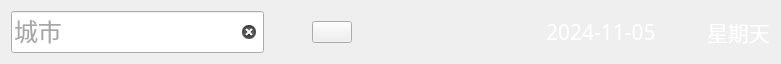
   <widget class="QWidget" name="layoutWidget">
    <property name="geometry">
     <rect>
      <x>10</x>
      <y>10</y>
      <width>781</width>
      <height>51</height>
     </rect>
    </property>
    <layout class="QHBoxLayout" name="widget1">
     <item>
      <widget class="QLineEdit" name="lineEdit">
       <property name="font">
        <font>
         <family>微软雅黑</family>
         <pointsize>18</pointsize>
        </font>
       </property>
       <property name="styleSheet">
        <string notr="true">color: rgb(167, 167, 167);</string>
       </property>
       <property name="inputMask">
        <string/>
       </property>
       <property name="text">
        <string>城市</string>
       </property>
       <property name="dragEnabled">
        <bool>false</bool>
       </property>
       <property name="readOnly">
        <bool>false</bool>
       </property>
       <property name="clearButtonEnabled">
        <bool>true</bool>
       </property>
      </widget>
     </item>
     <item>
      <spacer name="horizontalSpacer">
       <property name="orientation">
        <enum>Qt::Horizontal</enum>
       </property>
       <property name="sizeHint" stdset="0">
        <size>
         <width>28</width>
         <height>20</height>
        </size>
       </property>
      </spacer>
     </item>
     <item>
      <widget class="QPushButton" name="search">
       <property name="enabled">
        <bool>true</bool>
       </property>
       <property name="cursor">
        <cursorShape>ArrowCursor</cursorShape>
       </property>
       <property name="text">
        <string/>
       </property>
       <property name="icon">
        <iconset resource="images.qrc">
         <normaloff>:/new/prefix1/res/search.png</normaloff>:/new/prefix1/res/search.png</iconset>
       </property>
      </widget>
     </item>
     <item>
      <spacer name="horizontalSpacer_2">
       <property name="orientation">
        <enum>Qt::Horizontal</enum>
       </property>
       <property name="sizeHint" stdset="0">
        <size>
         <width>188</width>
         <height>17</height>
        </size>
       </property>
      </spacer>
     </item>
     <item>
      <widget class="QLabel" name="lbDate">
       <property name="font">
        <font>
         <family>微软雅黑</family>
         <pointsize>16</pointsize>
        </font>
       </property>
       <property name="tabletTracking">
        <bool>false</bool>
       </property>
       <property name="styleSheet">
        <string notr="true">color: rgb(255, 255, 255);</string>
       </property>
       <property name="text">
        <string>&lt;html&gt;&lt;head/&gt;&lt;body&gt;&lt;p&gt;&lt;span style=&quot; color:#ffffff;&quot;&gt;2024-11-05&lt;/span&gt;&lt;/p&gt;&lt;/body&gt;&lt;/html&gt;</string>
       </property>
      </widget>
     </item>
     <item>
      <spacer name="horizontalSpacer_3">
       <property name="orientation">
        <enum>Qt::Horizontal</enum>
       </property>
       <property name="sizeHint" stdset="0">
        <size>
         <width>45</width>
         <height>17</height>
        </size>
       </property>
      </spacer>
     </item>
     <item>
      <widget class="QLabel" name="lbWeek">
       <property name="font">
        <font>
         <family>微软雅黑</family>
         <pointsize>16</pointsize>
        </font>
       </property>
       <property name="styleSheet">
        <string notr="true">color: rgb(255, 255, 255);</string>
       </property>
       <property name="text">
        <string>&lt;html&gt;&lt;head/&gt;&lt;body&gt;&lt;p&gt;&lt;span style=&quot; color:#ffffff;&quot;&gt;星期天&lt;/span&gt;&lt;/p&gt;&lt;/body&gt;&lt;/html&gt;</string>
       </property>
      </widget>
     </item>
    </layout>
   </widget>
